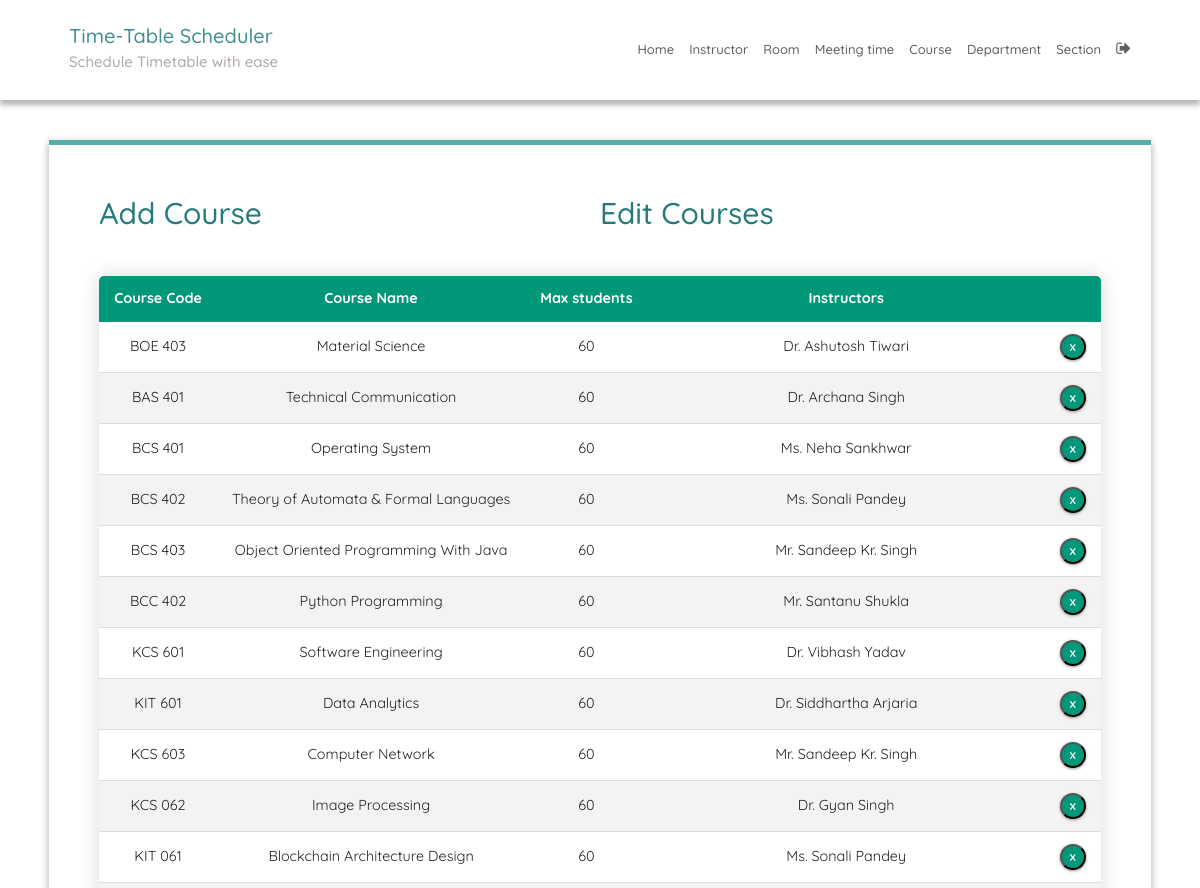
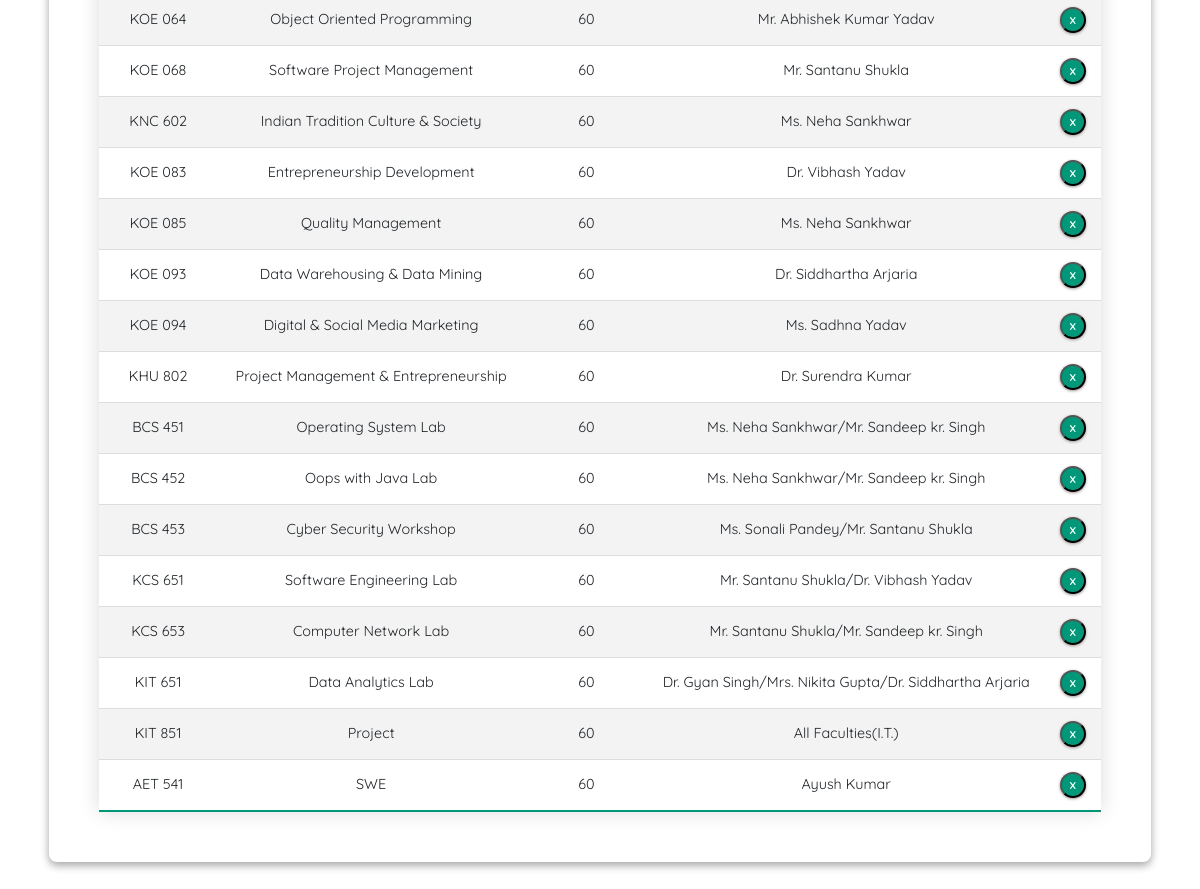
Screenshot of /courseEdit/ (signed in) with the database file from the repository (2 pictures, top to bottom).
### SchedulerApp/models.py (models this page shows, shortened)
class Course(models.Model):
    course_number = models.CharField(max_length=8, primary_key=True)
    course_name = models.CharField(max_length=40)
    max_numb_students = models.CharField(max_length=65)
    instructors = models.ManyToManyField(Instructor)

### SchedulerApp/views.py (the view)
# urls.py: path('courseEdit/', courseEdit, name='courseEdit'),
@login_required
def courseEdit(request):
    instructor = defaultdict(list)
    for course in Course.instructors.through.objects.all():
        course_number = course.course_id
        instructor_name = Instructor.objects.filter(
            id=course.instructor_id).values('name')[0]['name']
        instructor[course_number].append(instructor_name)
    context = {'courses': Course.objects.all(), 'instructor': instructor}
    return render(request, 'courseEdit.html', context)

### SchedulerApp/templatetags/index.py (called while the page is built)
@register.filter
def dictKey(d, k):
    return ', '.join(d[k]) or ''

    def render(self, context):
        path = context['request'].path
        for p in self.patterns:
            pValue = template.Variable(p).resolve(context)
            if path == pValue:
                return 'active'
        return ''

### templates/courseEdit.html (shortened to what this page needs)
{% extends 'base.html' %}
{% block content %}
{% load static %}
{% load index %}
<fieldset class="fieldset">
  <div class="tablink">
    <a href="{% url 'courseAdd'%}">
      <h1 onclick="openPage('new')" id="defaultOpen">Add Course</h1>
    </a>
    <h1 onclick="openPage('edit')" id="link_to_edit">Edit Courses</h1>
  </div>
  <div class="tabcontent" id="edit">
    <table class="editTable">
      <thead>
        <tr class="table-headers">
          <th>Course Code</th>
          <th>Course Name</th>
          <th>Max students</th>
          <th>Instructors</th>
          <th class="empty"></th>
        </tr>
      </thead>
      <tbody>
        {% for crs in courses %}
        <tr>
          <td>{{crs.course_number}}</td>
          <td>{{crs.course_name}}</td>
          <td>{{crs.max_numb_students}}</td>
          <td>{{instructor|dictKey:crs.course_number}}</td>
          <td class="empty">
            <form action="{% url 'deletecourse' crs.course_number %}" method="post">
              <input type="submit" value="X" class="cross">
            </form>
          </td>
        </tr>
        {% endfor %}
      </tbody>
    </table>
  </div>
</fieldset>
{% endblock %}

### static/CSS/style.css (style rules this page uses)
:root { --green1: #57ACAC; --green2: #38c0b3; --green3: #257a7a; --green4: #0FCD9D; --green5: #01d7a7; --green6: #00BE8E; --green7: #009879; --white: #fff; --grey: #aaa; --dark-grey: #444; --light-grey: #a29999; --lighter-grey: #dddddd; --lightest-grey: #f3f3f3; --box-shadow: #9e9292; }
html { font-size: 100%; box-sizing: border-box; scroll-behavior: smooth; }
html, body { margin: 0; padding: 0; width: 100vw; min-height: 100%; text-rendering: optimizeLegibility; font-family: "Quicksand", sans-serif; font-size: 62.5%; }
body { position: relative; }
a { text-decoration: none; }
fieldset { padding: 50px; border-radius: 0 0 8px 8px; background: transparent; box-shadow: rgba(0, 0, 0, 0.145) 0px 4px 8px, rgba(0, 0, 0, 0.24) 0px 3px 8px; border-top: 5px solid var(--green1); }
.fieldset { min-width: 65rem; font-size: 1.6rem; }
.tablink { display: grid; grid-template-columns: 1fr 1fr; }
.tablink h1 { color: var(--green3); padding-bottom: 2rem; cursor: pointer; font-size: 3rem; }
.tabcontent { display: grid; gap: 3rem; }
.editTable, .timetable { border-collapse: collapse; margin-top: 2rem; font-size: 0.9em; min-width: 40rem; border-radius: 5px 5px 0 0; overflow: hidden; box-shadow: 0 0 20px rgba(0, 0, 0, 0.15); text-align: center; }
.editTable thead tr, .timetable thead tr { background-color: var(--green7); color: var(--white); font-weight: bold; }
.editTable th, .editTable td, .timetable th, .timetable td { padding: 1.2rem 1.5rem; }
.editTable tbody tr, .timetable tbody tr { border-bottom: 1px solid var(--lighter-grey); }
.editTable tbody tr:nth-of-type(even), .timetable tbody tr:nth-of-type(even) { background-color: var(--lightest-grey); }
.editTable tbody tr:last-of-type, .timetable tbody tr:last-of-type { border-bottom: 2px solid var(--green7); }
.empty form { display: flex; justify-content: center; }
.cross { border-radius: 50%; font-size: 1rem; font-weight: bold; box-shadow: 0px 1px 3px 0px var(--box-shadow); padding: 4px; color: var(--white); background-color: var(--green7); cursor: pointer; width: 2.6rem; height: 2.6rem; }

### rows the page displays
Course: course_number "BOE 403", course_name "Material Science", max_numb_students "60", course_number "Dr. Ashutosh Tiwari"
Course: course_number "BAS 401", course_name "Technical Communication", max_numb_students "60", course_number "Dr. Archana Singh"
Course: course_number "BCS 401", course_name "Operating System", max_numb_students "60", course_number "Ms. Neha Sankhwar"
Course: course_number "BCS 402", course_name "Theory of Automata & Formal Languages", max_numb_students "60", course_number "Ms. Sonali Pandey"
Course: course_number "BCS 403", course_name "Object Oriented Programming With Java", max_numb_students "60", course_number "Mr. Sandeep Kr. Singh"
Course: course_number "BCC 402", course_name "Python Programming", max_numb_students "60", course_number "Mr. Santanu Shukla"
Course: course_number "KCS 601", course_name "Software Engineering", max_numb_students "60", course_number "Dr. Vibhash Yadav"
Course: course_number "KIT 601", course_name "Data Analytics", max_numb_students "60", course_number "Dr. Siddhartha Arjaria"
Course: course_number "KCS 603", course_name "Computer Network", max_numb_students "60", course_number "Mr. Sandeep Kr. Singh"
Course: course_number "KCS 062", course_name "Image Processing", max_numb_students "60", course_number "Dr. Gyan Singh"
Course: course_number "KIT 061", course_name "Blockchain Architecture Design", max_numb_students "60", course_number "Ms. Sonali Pandey"
Course: course_number "KOE 064", course_name "Object Oriented Programming", max_numb_students "60", course_number "Mr. Abhishek Kumar Yadav"
Course: course_number "KOE 068", course_name "Software Project Management", max_numb_students "60", course_number "Mr. Santanu Shukla"
Course: course_number "KNC 602", course_name "Indian Tradition Culture & Society", max_numb_students "60", course_number "Ms. Neha Sankhwar"
Course: course_number "KOE 083", course_name "Entrepreneurship Development", max_numb_students "60", course_number "Dr. Vibhash Yadav"
Course: course_number "KOE 085", course_name "Quality Management", max_numb_students "60", course_number "Ms. Neha Sankhwar"
Course: course_number "KOE 093", course_name "Data Warehousing & Data Mining", max_numb_students "60", course_number "Dr. Siddhartha Arjaria"
Course: course_number "KOE 094", course_name "Digital & Social Media Marketing", max_numb_students "60", course_number "Ms. Sadhna Yadav"
Course: course_number "KHU 802", course_name "Project Management & Entrepreneurship", max_numb_students "60", course_number "Dr. Surendra Kumar"
Course: course_number "BCS 451", course_name "Operating System Lab", max_numb_students "60", course_number "Ms. Neha Sankhwar/Mr. Sandeep kr. Singh"
Course: course_number "BCS 452", course_name "Oops with Java Lab", max_numb_students "60", course_number "Ms. Neha Sankhwar/Mr. Sandeep kr. Singh"
Course: course_number "BCS 453", course_name "Cyber Security Workshop", max_numb_students "60", course_number "Ms. Sonali Pandey/Mr. Santanu Shukla"
Course: course_number "KCS 651", course_name "Software Engineering Lab", max_numb_students "60", course_number "Mr. Santanu Shukla/Dr. Vibhash Yadav"
Course: course_number "KCS 653", course_name "Computer Network Lab", max_numb_students "60", course_number "Mr. Santanu Shukla/Mr. Sandeep kr. Singh"
Course: course_number "KIT 651", course_name "Data Analytics Lab", max_numb_students "60", course_number "Dr. Gyan Singh/Mrs. Nikita Gupta/Dr. Siddhartha Arjaria"
Course: course_number "KIT 851", course_name "Project", max_numb_students "60", course_number "All Faculties(I.T.)"
Course: course_number "AET 541", course_name "SWE", max_numb_students "60", course_number "Ayush Kumar"
